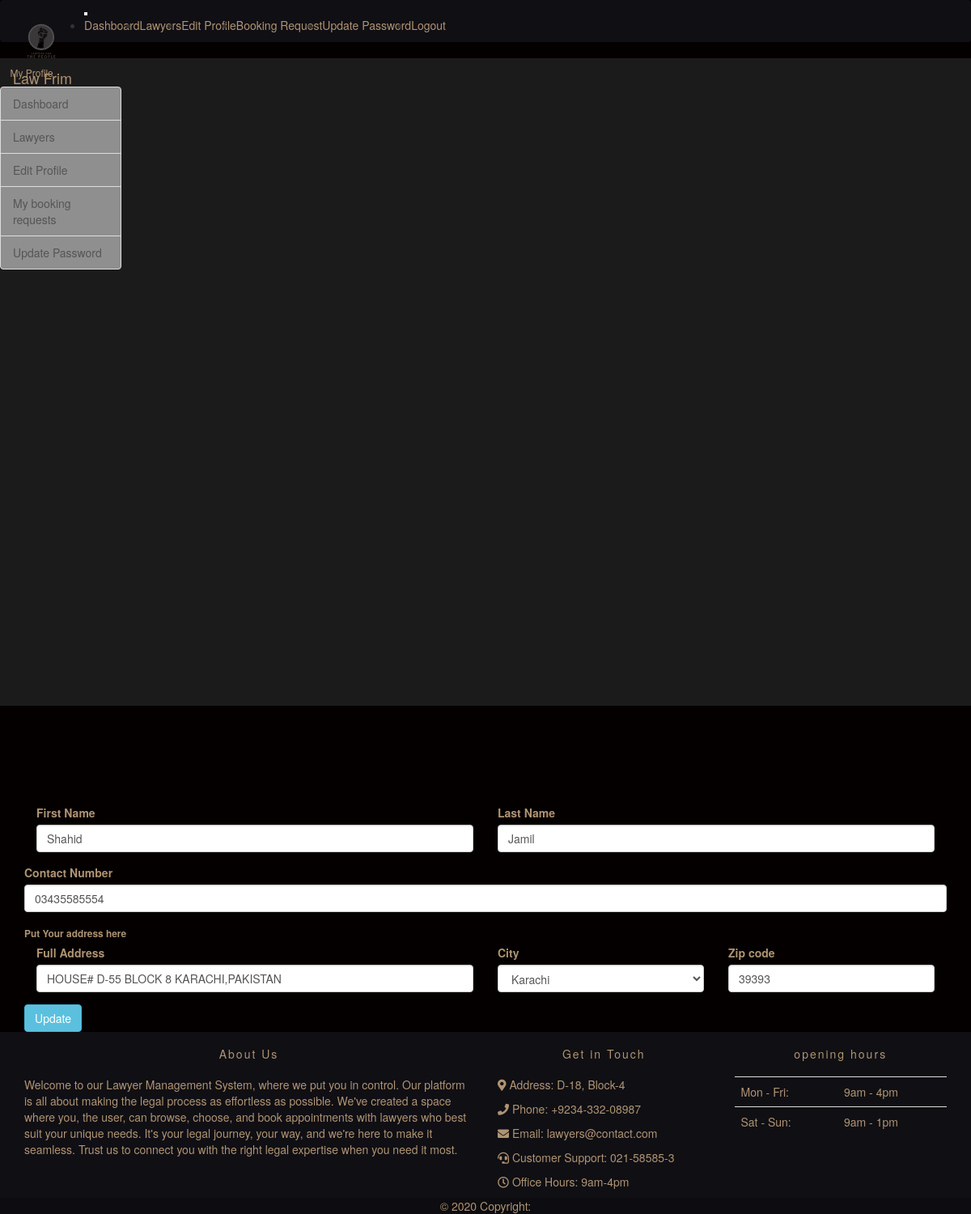
/user_profile.php?ok (signed in), run on the app's committed database.
### tables this page shows
CREATE TABLE `client` (
  `ID` int(11) NOT NULL,
  `client_id` varchar(20) NOT NULL,
  `contact_number` varchar(15) NOT NULL,
  `full_address` varchar(200) NOT NULL,
  `city` varchar(100) NOT NULL,
  `zip_code` varchar(50) NOT NULL,
  `image` varchar(200) NOT NULL
);

CREATE TABLE `user` (
  `u_id` varchar(20) NOT NULL,
  `first_Name` varchar(100) NOT NULL,
  `last_Name` varchar(100) NOT NULL,
  `email` varchar(100) NOT NULL,
  `password` varchar(100) NOT NULL,
  `status` varchar(100) NOT NULL,
  `role` varchar(100) NOT NULL
);

### user_profile.php (the view, shortened to what this page needs)
<?php
	if($_SESSION['login']==TRUE AND $_SESSION['status']=='Active'){
	?>
	<!doctype html>
	<html lang="en">
		<head>
			<link rel="stylesheet" href="https://use.fontawesome.com/releases/v5.8.1/css/all.css">
			<link rel="stylesheet" href="css/all.css">
			<link rel="stylesheet" href="css/simple-sidebar.css">
			<link rel="stylesheet" href="css/bootstrap.css">
			<link rel="stylesheet" href="css/style.css">
			<link rel="stylesheet" href="css/media.css">
		</head>
		<body>
			<?php
			include('user-header.php')
			?>
			<body>
				<div class="d-flex" id="wrapper">
					<div class="adsb" id="sidebar-wrapper" style="background-color: #1c1b1b !important;">
						<div class="sidebar-heading" style="color:#af9473;">My Profile</div>
						<div class="list-group list-group-flush">
							<a href="user_dashboard.php" class="list-group-item list-group-item-action bg-light" style="background-color: #8f8f8f !important; ">Dashboard</a>
							<a href="lawyerfind.php" class="list-group-item list-group-item-action bg-light" style="background-color: #8f8f8f !important; ">Lawyers</a>
							<a href="user_profile.php" class="list-group-item list-group-item-action bg-light" style="background-color: #8f8f8f !important; ">Edit Profile</a>
							<a href="user_booking.php" class="list-group-item list-group-item-action bg-light" style="background-color: #8f8f8f !important; ">My booking requests</a>
							<a href="update_password.php" class="list-group-item list-group-item-action bg-light" style="background-color: #8f8f8f !important; ">Update Password</a>
						</div>
					</div>
					<section class="editprofile" style="color:#af9473;">
						<?php
							$a=$_SESSION['client_id'];
							$conn = connect();
							$result = mysqli_query($conn,"SELECT * FROM user,client WHERE user.u_id=client.client_id AND user.status='Active' AND user.u_id='$a'");
							while($row = mysqli_fetch_array($result)) {
							?>
							<div class="container">
								<form class="cusform" action="save_user_edit_profile.php" method="post">
									<div class="form-row">
										<div class="form-group col-md-6">
											<label for="fname">First Name</label>
											<input type="text" class="form-control" name="first_Name"  id="first_Name" value="<?php echo $row["first_Name"]; ?>">
										</div>
										<div class="form-group col-md-6">
											<label for="lname">Last Name</label>
											<input type="text" class="form-control" name="last_Name"  id="last_Name" value="<?php echo $row["last_Name"]; ?>">
										</div>
									</div>
									<div class="form-group">
										<label for="num">Contact Number</label>
										<input type="text" class="form-control" name="contact_number" id="contact_number" value="<?php echo $row["contact_number"]; ?>">
									</div>
									<div class="form-row"><label for="edu"><small>Put Your address here </small></label></div>
									<div class="form-row">
										<div class="form-group col-md-6">
											<label for="address">Full Address</label>
											<input type="text" class="form-control" name="full_address" id="full_address" value="<?php echo $row["full_address"]; ?>">
										</div>
										<div class="form-group col-md-3">
											<label for="city">City</label>
											<select id="city" name="city" class="form-control">
												<option value="Karachi" <?php if ($row['city']=='Karachi'){echo "selected";}?>>Karachi</option>
											</select>
										</div>
										<div class="form-group col-md-3">
											<label for="zip">Zip code</label>
											<input type="text" class="form-control" name="zip_code" id="zip_code" value="<?php echo $row["zip_code"]; ?>">
										</div>
									</div>
									<button type="submit" class="btn btn-info">Update</button>
								</form>
							</div>
							<?php
							}
						?>
					</section>
				</div>
				</body>
				<?php
			     include('footer.php')
			    ?>
		</body>
	</html>
	<?php
	}else
	header('location:login.php?deactivate');
?>

### css/simple-sidebar.css (style rules this page uses)
body { overflow-x: hidden; }
#sidebar-wrapper { min-height: 100vh; margin-left: -15rem; -webkit-transition: margin .25s ease-out; -moz-transition: margin .25s ease-out; -o-transition: margin .25s ease-out; transition: margin .25s ease-out; }
#sidebar-wrapper .sidebar-heading { padding: 0.875rem 1.25rem; font-size: 1.2rem; }
#sidebar-wrapper .list-group { width: 15rem; }
@media (min-width: 768px) { #sidebar-wrapper { margin-left: 0; } }

### css/style.css (style rules this page uses)
* { margin: 0; padding: 0; }
html { height: 100% !important; }
body { display: flex !important; min-height: 100% !important; flex-direction: column; background-color:#040000 !important ; }
.cusform { margin-top: 50px; }
.adsb { background-color: #1c1b1b !important; }

### data on the page
client: first_Name "Shahid", last_Name "Jamil", contact_number "03435585554", full_address "HOUSE# D-55 BLOCK 8 KARACHI,PAKISTAN", city "Karachi", zip_code "39393"
